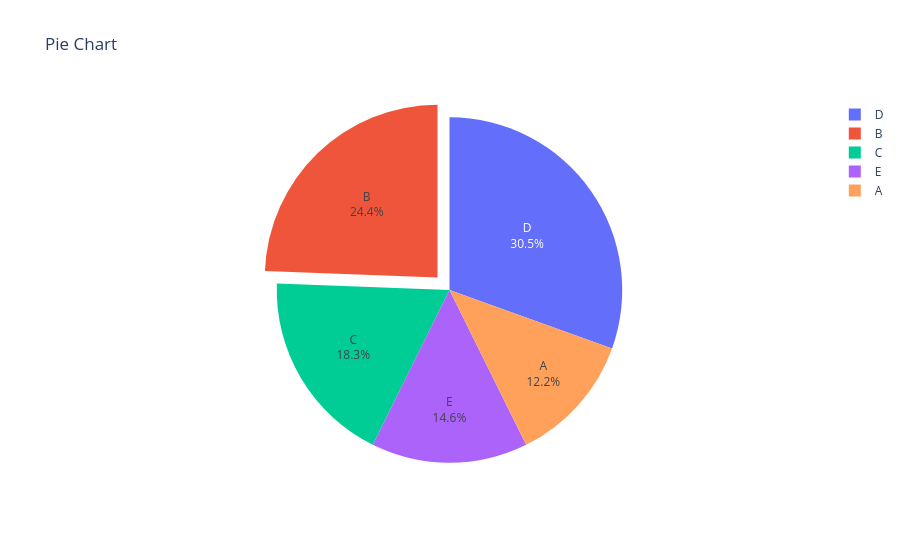

Notebook code for this chart:
### Code cell
fig.update_traces(
    textinfo = "percent+label",
    textposition = 'inside',
    pull = [0,0.1,0,0,0]
)
fig.show()

### Figure 1 — Plotly figure (JSON) as saved in the notebook; plotly's stock layout.template omitted (floating-point values rounded to 4 significant figures)
{"data": [{"domain": {"x": [0, 1], "y": [0, 1]}, "hovertemplate": "Category=%{label}<br>Sales=%{value}<extra></extra>", "labels": ["A", "B", "C", "D", "E"], "legendgroup": "", "name": "", "pull": [0, 0.1, 0, 0, 0], "showlegend": true, "textinfo": "percent+label", "textposition": "inside", "type": "pie", "values": [100, 200, 150, 250, 120]}], "layout": {"legend": {"tracegroupgap": 0}, "title": {"text": "Pie Chart"}}}
